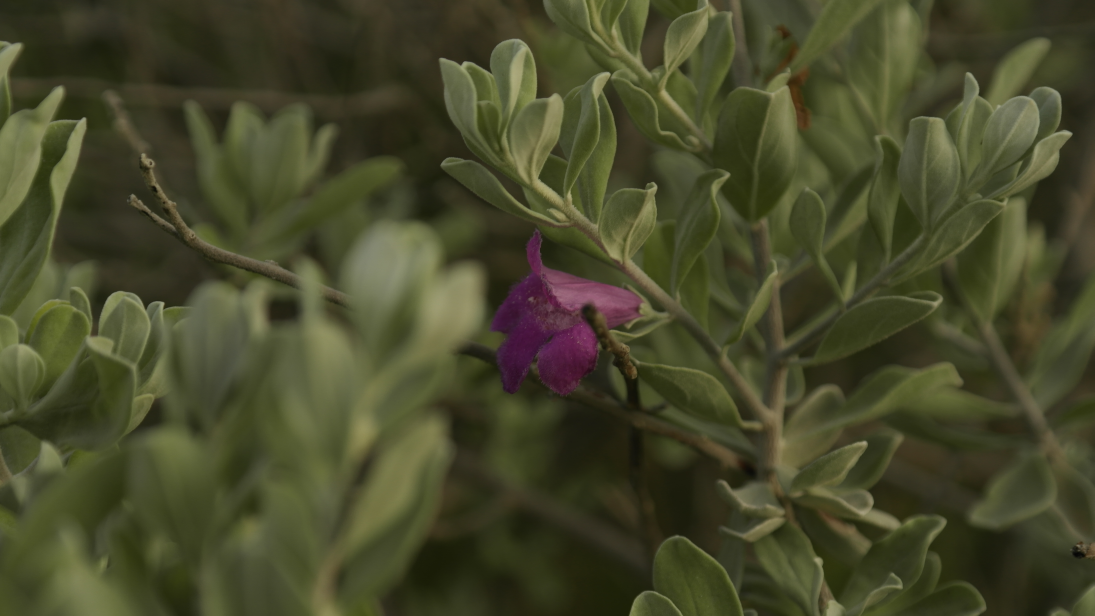
#> input picture SAM5987.JPG, 5472 x 3080 px, found by its file name (shown at 1/5 size)
$ python first_test.py
#> lines starting #> are read from the running program, lines starting #| are printed output that depends on the picture
import cv2
import os
img = cv2.imread("SAM5987.jpg")
#> img is the input picture: shape (3080, 5472, 3); mean B, G, R 42.9, 72.1, 70.5

# Resize to fit within 800px
h, w = img.shape[:2]
#> h = 3080; w = 5472
scale = 1000 / max(h, w)
#> scale = 0.183
resized = cv2.resize(img, (int(w*scale), int(h*scale)))
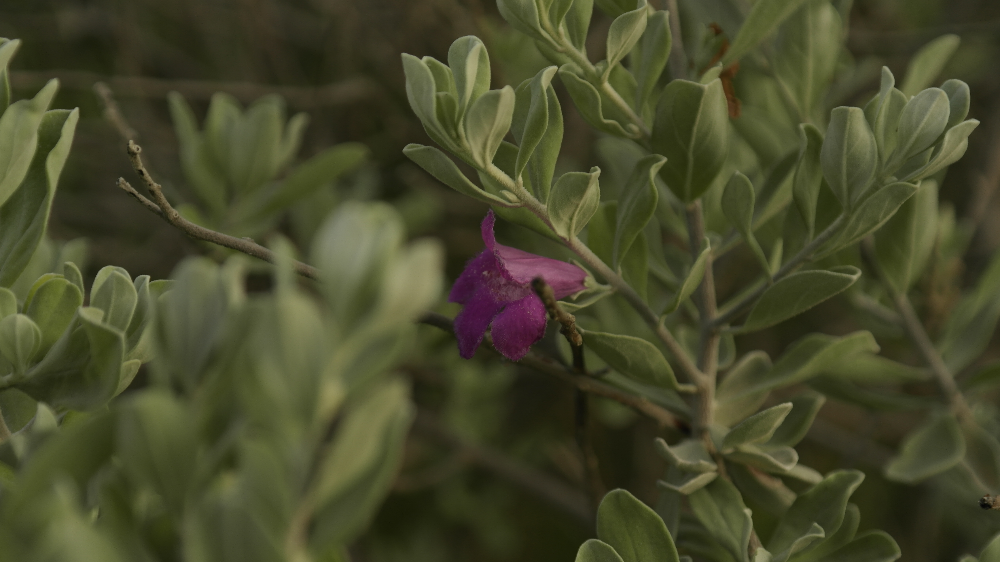
#> resized: shape (562, 1000, 3); mean B, G, R 42.8, 72, 70.4
inverted = 255 - resized
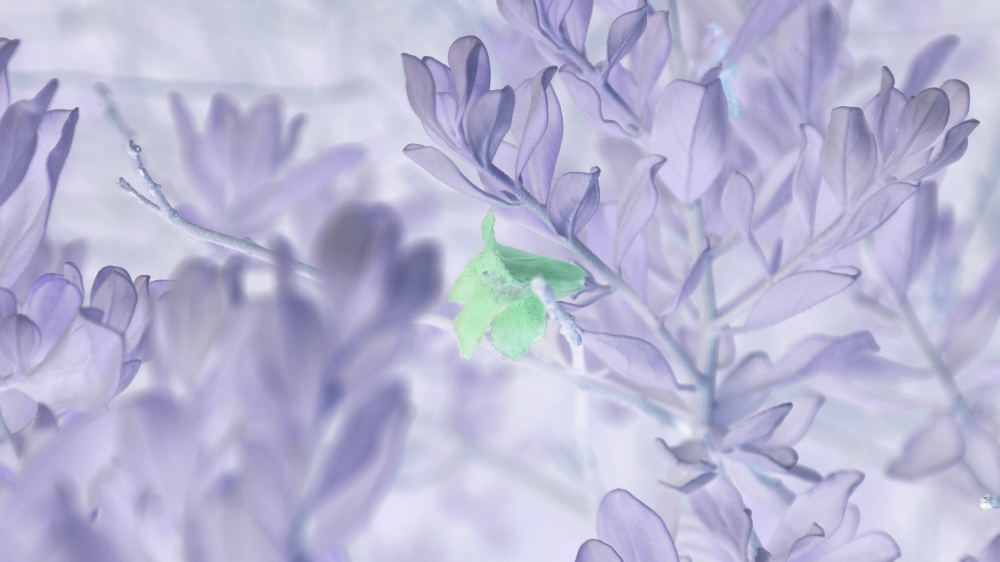
#> inverted: shape (562, 1000, 3); mean B, G, R 212.2, 183, 184.6

# Show
cv2.namedWindow("Inverted", cv2.WINDOW_NORMAL)
cv2.imshow("Inverted", inverted)
cv2.waitKey(0)
cv2.destroyAllWindows()
